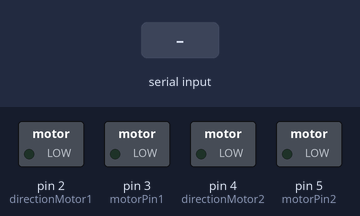
Simulated run of this sketch. Board: Arduino Uno, built with avr-gcc and run on an emulated ATmega328P. Parts: switched loads named in the sketch (green lamp = pin HIGH). Inputs (shaded band) come from the test bench. What the sketch prints to the serial monitor is not drawn.

Above: at 1.2 s.
1.3 s: "F" received over Serial
At 2.7 s:
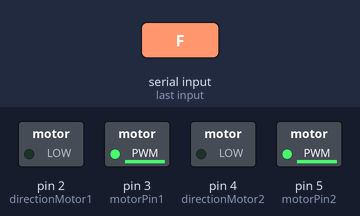
3.8 s: "B" received over Serial
At 6.2 s:
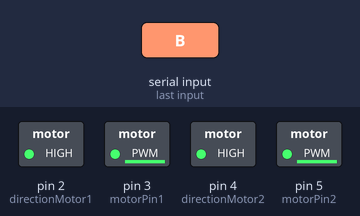
6.8 s: "R" received over Serial
At 8.4 s:
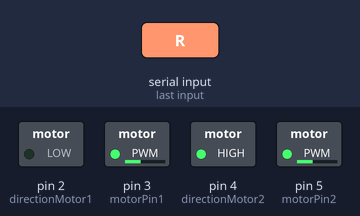
9.8 s: "L" received over Serial
At 10.7 s:
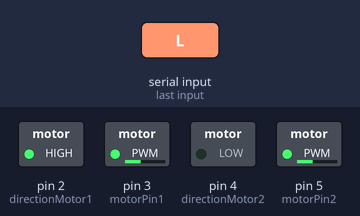
Timing chart, 0 to 12.8 s (numbered marks = the images above; inputs shaded):
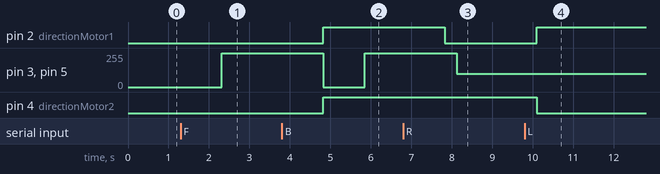

Measured:
- after the input at 1.3 s, pin 3 (motorPin1), pin 5 (motorPin2): 0/255 → 254/255 after 1.0 s
- after the input at 3.8 s, pin 2 (directionMotor1), pin 4 (directionMotor2): LOW → HIGH after 1.0 s; pin 3 (motorPin1), pin 5 (motorPin2): 254/255 → 0/255 after 1.0 s, → 254/255 1.0 s later
- after the input at 6.8 s, pin 2 (directionMotor1): HIGH → LOW after 1.0 s; pin 3 (motorPin1), pin 5 (motorPin2): 254/255 → 99/255 after 1.3 s
- after the input at 9.8 s, pin 2 (directionMotor1): LOW → HIGH after 0.30 s; pin 4 (directionMotor2): HIGH → LOW after 0.30 s

The sketch:

AGV.ino
```cpp
#include <SimpleTimer.h>

const uint8_t motorStepTime = 4;
const uint8_t motorStepTurningTime = 3;
const uint8_t autoModeInterval = 1000;  //todo put time needed to do action

const uint8_t motorPin1 = 3;
const uint8_t motorPin2 = 5;
const uint8_t directionMotor1 = 2;
const uint8_t directionMotor2 = 4;

const uint8_t sonarTrigger = A0;
const uint8_t sonarEcho = A1;

boolean autoModeEnabled;
SimpleTimer autoModeTimer;

unsigned long lastCmdAt;
char lastCmd;

boolean moving;
boolean turning;

void setup(){
  Serial.begin(9600);
  autoModeTimer.setInterval(autoModeInterval, autoMode);

  pinMode(motorPin1, OUTPUT);
  pinMode(motorPin2, OUTPUT);
  pinMode(directionMotor1, OUTPUT);
  pinMode(directionMotor2, OUTPUT);

  pinMode(sonarTrigger, OUTPUT);
  pinMode(sonarEcho, INPUT);
}

void loop(){
  autoModeTimer.run();
}

void serialEvent(){
  while (Serial.available()) {
    char inChar = (char)Serial.read();
    Serial.write(6);
    if(inChar == 'A') autoModeEnabled = !autoModeEnabled;

    if(!autoModeEnabled){
      if(lastCmd != inChar){
        if(moving){
          decelerate();
        }else if(turning){
          stopTurning();
        }
      }

      switch(inChar){
        case 'F':
          fwd();
          break;
        case 'B':
          bwd();
          break;
        case 'R':
          rx();
          break;
        case 'L':
          lx();
          break;
        case 'S':
          if(moving){
            decelerate();
          }else if(turning){
            stopTurning();
          }
          break;
      }

      lastCmd = inChar;
    }
  }
}

void fwd(){
  digitalWrite(directionMotor1, LOW);
  digitalWrite(directionMotor2, LOW);
  accelerate();
}

void bwd(){
  digitalWrite(directionMotor1, HIGH);
  digitalWrite(directionMotor2, HIGH);
  accelerate();
}

void rx(){
  digitalWrite(directionMotor1, LOW);
  digitalWrite(directionMotor2, HIGH);
  turn();
}

void lx(){
  digitalWrite(directionMotor1, HIGH);
  digitalWrite(directionMotor2, LOW);
  turn();
}

void accelerate(){
  if(!moving){
    //Serial.print("Starting to move... ");

    for(int s = 0; s < 255; s++){
      analogWrite(motorPin1, s);
      analogWrite(motorPin2, s);
      delay(motorStepTime);
    }
    moving = true;

    //Serial.println("Done!");
  }else{
    //Serial.println("Already moving.");
  }
}

void turn(){
  if(!turning){
    //Serial.print("Starting to turn... ");

    for(int s = 0; s < 100; s++){
      analogWrite(motorPin1, s);
      analogWrite(motorPin2, s);
      delay(motorStepTurningTime);
    }
    turning = true;

    //Serial.println("Done!");
  }else{
    //Serial.println("Already turning.");
  }
}

void decelerate(){
  //Serial.print("Stopping... ");

  for(int s = 254; s >= 0; s--){
    analogWrite(motorPin1, s);
    analogWrite(motorPin2, s);
    delay(motorStepTime);
  }
  moving = false;

  digitalWrite(directionMotor1, LOW);
  digitalWrite(directionMotor2, LOW);

  //Serial.println("Stopped!");
}

void stopTurning(){
  //Serial.print("Stopping turn... ");

  for(int s = 99; s >= 0; s--){
    analogWrite(motorPin1, s);
    analogWrite(motorPin2, s);
    delay(motorStepTurningTime);
  }
  turning = false;

  digitalWrite(directionMotor1, LOW);
  digitalWrite(directionMotor2, LOW);

  //Serial.println("Stopped turning!");
}

void autoMode(){
  if(autoModeEnabled){
    //Serial.println("I'm doing automatic stuff");
  }
}
```
